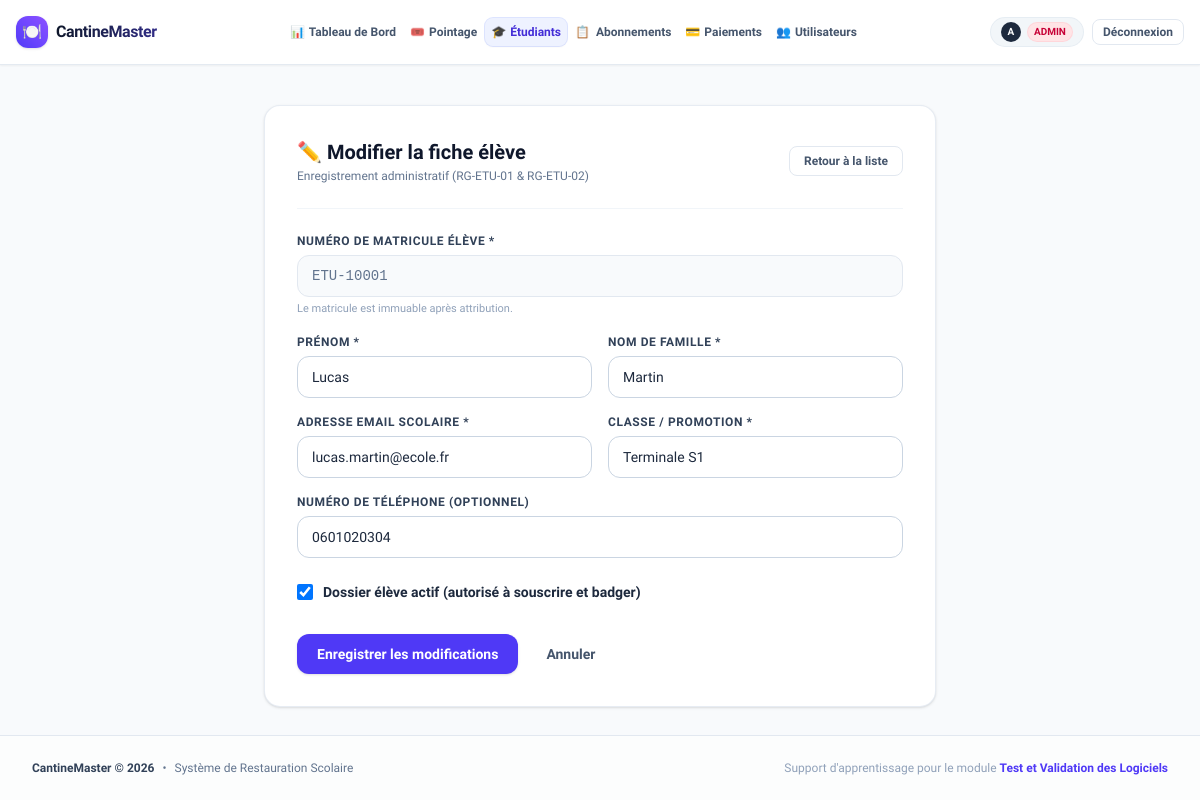
The page /students/1/edit (signed in) on the database its author committed.
### app/models/user.py (models this page shows, shortened)
class User(UserMixin, db.Model):
    __tablename__ = 'users'
    ROLE_ADMIN = 'ADMIN'
    ROLE_GESTIONNAIRE = 'GESTIONNAIRE'
    ROLE_AGENT = 'AGENT_POINTAGE'
    ROLES = [ROLE_ADMIN, ROLE_GESTIONNAIRE, ROLE_AGENT]
    id = db.Column(db.Integer, primary_key=True)
    username = db.Column(db.String(64), unique=True, nullable=False, index=True)
    email = db.Column(db.String(120), unique=True, nullable=False, index=True)
    password_hash = db.Column(db.String(256), nullable=False)
    full_name = db.Column(db.String(100), nullable=False)
    role = db.Column(db.String(30), nullable=False, default=ROLE_GESTIONNAIRE)
    is_active = db.Column(db.Boolean, default=True, nullable=False)
    created_at = db.Column(db.DateTime, default=datetime.utcnow, nullable=False)
    @property
    def is_admin(self):
        return self.role == self.ROLE_ADMIN
    @property
    def is_gestionnaire(self):
        return self.role in [self.ROLE_ADMIN, self.ROLE_GESTIONNAIRE]
    def has_role(self, *roles):
        return self.role in roles

### app/models/student.py (models this page shows, shortened)
class Student(db.Model):
    __tablename__ = 'students'
    id = db.Column(db.Integer, primary_key=True)
    matricule = db.Column(db.String(20), unique=True, nullable=False, index=True)
    first_name = db.Column(db.String(60), nullable=False)
    last_name = db.Column(db.String(60), nullable=False)
    email = db.Column(db.String(120), unique=True, nullable=False, index=True)
    phone = db.Column(db.String(20), nullable=True)
    class_name = db.Column(db.String(50), nullable=False)  # ex: 'Terminale S', 'L1 Informatique'
    is_active = db.Column(db.Boolean, default=True, nullable=False)
    created_at = db.Column(db.DateTime, default=datetime.utcnow, nullable=False)
    subscriptions = db.relationship('Subscription', backref='student', lazy='dynamic', cascade='all, delete-orphan')
    payments = db.relationship('Payment', backref='student', lazy='dynamic')
    attendances = db.relationship('AttendanceLog', backref='student', lazy='dynamic')

### app/routes/student_routes.py (the view, shortened to what this page needs)
@student_bp.route('/<int:student_id>/edit', methods=['GET', 'POST'])
@login_required
@role_required(User.ROLE_ADMIN, User.ROLE_GESTIONNAIRE)
def edit_student(student_id):
    student = db.session.get(Student, student_id)
    if not student:
        flash("Étudiant introuvable.", "danger")
        return redirect(url_for('students.list_students'))
    return render_template('students/form.html', student=student)

### app/templates/students/form.html (shortened to what this page needs)
{% extends "base.html" %}
{% block content %}
<div class="max-w-2xl mx-auto">
  <div class="bg-white rounded-2xl border border-slate-200/80 shadow-sm p-6 sm:p-8">
    <div class="flex items-center justify-between pb-6 mb-6 border-b border-slate-100">
      <div>
        <h1 class="text-xl font-bold text-slate-900">{{ '✏️ Modifier la fiche élève' if student else '🎓 Inscription d\'un Nouvel Élève' }}</h1>
        <p class="text-xs text-slate-500 mt-0.5">Enregistrement administratif (RG-ETU-01 &amp; RG-ETU-02)</p>
      </div>
      <a href="{{ url_for('students.list_students') }}" class="px-3.5 py-1.5 rounded-lg border border-slate-200 text-xs font-semibold text-slate-600 hover:bg-slate-50 transition-colors">
        Retour à la liste
      </a>
    </div>
    <form method="POST" class="space-y-4">
      <div>
        <label class="block text-xs font-bold uppercase tracking-wider text-slate-700 mb-1.5" for="matricule">
          Numéro de Matricule Élève *
        </label>
        {% if student %}
          <input type="text" id="matricule" class="w-full px-3.5 py-2.5 rounded-xl border border-slate-200 bg-slate-50 text-slate-500 text-sm font-mono cursor-not-allowed" value="{{ student.matricule }}" disabled>
          <p class="text-[11px] text-slate-400 mt-1">Le matricule est immuable après attribution.</p>
        {% endif %}
      </div>
      <div class="grid grid-cols-1 sm:grid-cols-2 gap-4">
        <div>
          <label class="block text-xs font-bold uppercase tracking-wider text-slate-700 mb-1.5" for="first_name">
            Prénom *
          </label>
          <input type="text" id="first_name" name="first_name" value="{{ student.first_name if student else '' }}" class="w-full px-3.5 py-2.5 rounded-xl border border-slate-300 focus:outline-none focus:ring-2 focus:ring-indigo-500/20 focus:border-indigo-600 text-sm" placeholder="ex: Lucas" required>
        </div>
        <div>
          <label class="block text-xs font-bold uppercase tracking-wider text-slate-700 mb-1.5" for="last_name">
            Nom de famille *
          </label>
          <input type="text" id="last_name" name="last_name" value="{{ student.last_name if student else '' }}" class="w-full px-3.5 py-2.5 rounded-xl border border-slate-300 focus:outline-none focus:ring-2 focus:ring-indigo-500/20 focus:border-indigo-600 text-sm" placeholder="ex: Martin" required>
        </div>
      </div>
      <div class="grid grid-cols-1 sm:grid-cols-2 gap-4">
        <div>
          <label class="block text-xs font-bold uppercase tracking-wider text-slate-700 mb-1.5" for="email">
            Adresse Email Scolaire *
          </label>
          <input type="email" id="email" name="email" value="{{ student.email if student else '' }}" class="w-full px-3.5 py-2.5 rounded-xl border border-slate-300 focus:outline-none focus:ring-2 focus:ring-indigo-500/20 focus:border-indigo-600 text-sm" placeholder="ex: lucas.martin@ecole.fr" required>
        </div>
        <div>
          <label class="block text-xs font-bold uppercase tracking-wider text-slate-700 mb-1.5" for="class_name">
            Classe / Promotion *
          </label>
          <input type="text" id="class_name" name="class_name" value="{{ student.class_name if student else '' }}" class="w-full px-3.5 py-2.5 rounded-xl border border-slate-300 focus:outline-none focus:ring-2 focus:ring-indigo-500/20 focus:border-indigo-600 text-sm" placeholder="ex: Terminale S1, L1 Info" required>
        </div>
      </div>
      <div>
        <label class="block text-xs font-bold uppercase tracking-wider text-slate-700 mb-1.5" for="phone">
          Numéro de Téléphone (Optionnel)
        </label>
        <input type="text" id="phone" name="phone" value="{{ student.phone if student and student.phone else '' }}" class="w-full px-3.5 py-2.5 rounded-xl border border-slate-300 focus:outline-none focus:ring-2 focus:ring-indigo-500/20 focus:border-indigo-600 text-sm" placeholder="ex: 06 12 34 56 78">
      </div>
      {% if student %}
      <div class="pt-2">
        <label class="flex items-center gap-2.5 cursor-pointer">
          <input type="checkbox" id="is_active" name="is_active" value="1" {{ 'checked' if student.is_active else '' }} class="w-4 h-4 rounded text-indigo-600 border-slate-300 focus:ring-indigo-500">
          <span class="text-sm font-semibold text-slate-800">Dossier élève actif (autorisé à souscrire et badger)</span>
        </label>
      </div>
      {% endif %}
      <div class="pt-4 flex items-center gap-3">
        <button type="submit" class="px-5 py-2.5 rounded-xl bg-indigo-600 hover:bg-indigo-700 text-white font-semibold text-sm shadow-sm transition-all cursor-pointer">
          {{ 'Enregistrer les modifications' if student else 'Inscrire l\'élève' }}
        </button>
        <a href="{{ url_for('students.list_students') }}" class="px-4 py-2.5 rounded-xl text-slate-600 hover:bg-slate-100 text-sm font-semibold transition-colors">
          Annuler
        </a>
      </div>
    </form>
  </div>
</div>
{% endblock %}

### app/templates/base.html (shortened to what this page needs)
<!DOCTYPE html>
<html lang="fr" class="h-full bg-slate-50">
<head>
  <script src="https://cdn.jsdelivr.net/npm/@tailwindcss/browser@4"></script>
</head>
<body class="min-h-full flex flex-col text-slate-800 antialiased selection:bg-indigo-500 selection:text-white overflow-x-hidden">
  <header class="sticky top-0 z-50 backdrop-blur-md bg-white/95 border-b border-slate-200/90 shadow-xs w-full">
    <div class="w-full px-2 sm:px-3 lg:px-4 flex items-center justify-between h-16 gap-2">
      <a href="{{ url_for('main.dashboard') if current_user.is_authenticated else url_for('auth.login') }}" class="flex items-center gap-2 shrink-0 group">
        <span class="w-8 h-8 rounded-xl bg-gradient-to-tr from-indigo-600 to-violet-500 text-white flex items-center justify-center text-base shadow-sm group-hover:scale-105 transition-transform">
          🍽️
        </span>
        <span class="font-extrabold text-base tracking-tight bg-gradient-to-r from-slate-900 to-indigo-900 bg-clip-text text-transparent">
        </span>
      </a>
      {% if current_user.is_authenticated %}
      <nav class="hidden md:flex items-center gap-0.5 xl:gap-1.5 flex-nowrap min-w-0">
        <a href="{{ url_for('main.dashboard') }}"
           class="px-1.5 xl:px-3 py-1.5 rounded-lg text-xs xl:text-sm font-semibold transition-all whitespace-nowrap flex items-center gap-1 xl:gap-1.5 {{ 'bg-indigo-50 text-indigo-700 shadow-xs ring-1 ring-indigo-200/60 font-bold' if request.endpoint == 'main.dashboard' else 'text-slate-600 hover:text-slate-900 hover:bg-slate-100/80' }}">
          <span>📊</span>
          <span>Tableau de Bord</span>
        </a>
        <a href="{{ url_for('attendance.terminal') }}"
           class="px-1.5 xl:px-3 py-1.5 rounded-lg text-xs xl:text-sm font-semibold transition-all whitespace-nowrap flex items-center gap-1 xl:gap-1.5 {{ 'bg-indigo-50 text-indigo-700 shadow-xs ring-1 ring-indigo-200/60 font-bold' if 'attendance' in request.endpoint else 'text-slate-600 hover:text-slate-900 hover:bg-slate-100/80' }}">
          <span>🎟️</span>
          <span>Pointage</span>
        </a>
        {% if current_user.is_gestionnaire %}
        <a href="{{ url_for('students.list_students') }}"
           class="px-1.5 xl:px-3 py-1.5 rounded-lg text-xs xl:text-sm font-semibold transition-all whitespace-nowrap flex items-center gap-1 xl:gap-1.5 {{ 'bg-indigo-50 text-indigo-700 shadow-xs ring-1 ring-indigo-200/60 font-bold' if 'students' in request.endpoint else 'text-slate-600 hover:text-slate-900 hover:bg-slate-100/80' }}">
          <span>🎓</span>
          <span>Étudiants</span>
        </a>
        <a href="{{ url_for('subscriptions.list_subscriptions') }}"
           class="px-1.5 xl:px-3 py-1.5 rounded-lg text-xs xl:text-sm font-semibold transition-all whitespace-nowrap flex items-center gap-1.5 {{ 'bg-indigo-50 text-indigo-700 shadow-xs ring-1 ring-indigo-200/60 font-bold' if 'subscriptions' in request.endpoint else 'text-slate-600 hover:text-slate-900 hover:bg-slate-100/80' }}">
          <span>📋</span>
          <span>Abonnements</span>
        </a>
        <a href="{{ url_for('payments.list_payments') }}"
           class="px-1.5 xl:px-3 py-1.5 rounded-lg text-xs xl:text-sm font-semibold transition-all whitespace-nowrap flex items-center gap-1 xl:gap-1.5 {{ 'bg-indigo-50 text-indigo-700 shadow-xs ring-1 ring-indigo-200/60 font-bold' if 'payments' in request.endpoint else 'text-slate-600 hover:text-slate-900 hover:bg-slate-100/80' }}">
          <span>💳</span>
          <span>Paiements</span>
        </a>
        {% endif %}
        {% if current_user.is_admin %}
        <a href="{{ url_for('users.list_users') }}"
           class="px-1.5 xl:px-3 py-1.5 rounded-lg text-xs xl:text-sm font-semibold transition-all whitespace-nowrap flex items-center gap-1 xl:gap-1.5 {{ 'bg-indigo-50 text-indigo-700 shadow-xs ring-1 ring-indigo-200/60 font-bold' if 'users' in request.endpoint else 'text-slate-600 hover:text-slate-900 hover:bg-slate-100/80' }}">
          <span>👥</span>
          <span>Utilisateurs</span>
        </a>
        {% endif %}
      </nav>
      <div class="flex items-center gap-1.5 sm:gap-2 shrink-0">
        <div class="flex items-center gap-1.5 bg-slate-100/90 px-1.5 sm:px-2.5 py-1 rounded-full border border-slate-200/70 text-xs">
          <span class="w-5 h-5 rounded-full bg-slate-800 text-white font-bold flex items-center justify-center text-[10px] shrink-0">
            {{ current_user.username[:1].upper() }}
          </span>
          {% if current_user.role == 'ADMIN' %}
            <span class="hidden sm:inline px-1.5 py-0.5 text-[10px] font-extrabold uppercase bg-rose-100 text-rose-700 rounded-full border border-rose-200/60">Admin</span>
          {% elif current_user.role == 'GESTIONNAIRE' %}
            <span class="hidden sm:inline px-1.5 py-0.5 text-[10px] font-extrabold uppercase bg-indigo-100 text-indigo-700 rounded-full border border-indigo-200/60">Gestion</span>
          {% else %}
            <span class="hidden sm:inline px-1.5 py-0.5 text-[10px] font-extrabold uppercase bg-emerald-100 text-emerald-700 rounded-full border border-emerald-200/60">Agent</span>
          {% endif %}
        </div>
        <a href="{{ url_for('auth.logout') }}"
           class="hidden sm:inline-flex items-center justify-center px-2.5 py-1 rounded-lg text-xs font-semibold text-slate-600 hover:text-rose-600 hover:bg-rose-50 transition-colors border border-slate-200 hover:border-rose-200 shrink-0"
           title="Se déconnecter">
          Déconnexion
        </a>
      </div>
      {% endif %}
    </div>
  </header>
  <main class="flex-1 w-full max-w-7xl mx-auto px-4 sm:px-6 lg:px-8 py-6">
    {% block content %}{% endblock %}
  </main>
  <footer class="mt-auto border-t border-slate-200 bg-white/60 py-6 text-center text-xs text-slate-500">
    <div class="w-full max-w-7xl mx-auto px-4 sm:px-6 lg:px-8 flex flex-col sm:flex-row items-center justify-between gap-3">
      <div class="flex items-center gap-2">
        <span class="font-bold text-slate-700">CantineMaster &copy; 2026</span>
        <span>•</span>
        <span>Système de Restauration Scolaire</span>
      </div>
      <div class="text-slate-400">
        Support d'apprentissage pour le module <strong class="text-indigo-600 font-semibold">Test et Validation des Logiciels</strong>
      </div>
    </div>
  </footer>
</body>
</html>

### app/templates/base.html (style rules this page uses)
body { font-family: 'Plus Jakarta Sans', system-ui, -apple-system, sans-serif; }

### rows shown on the page
User: username "A"
Student: matricule "ETU-10001", first_name "Lucas", last_name "Martin", email "lucas.martin@ecole.fr", class_name "Terminale S1", phone "0601020304"

### other values the page prints
{{ 'Enregistrer les modifications' if student else 'Inscrire l\'élève' }} "Enregistrer les modifications"
